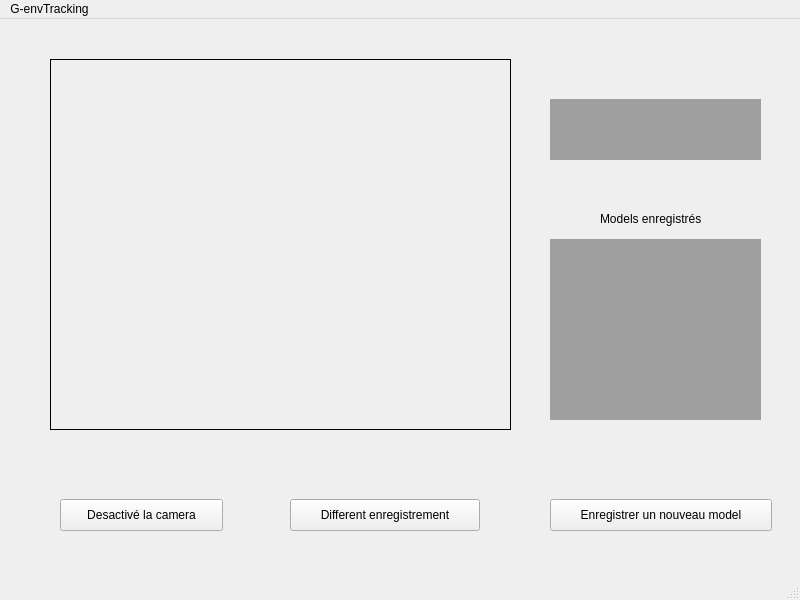
<?xml version="1.0" encoding="UTF-8"?>
<ui version="4.0">
 <class>MainWindow</class>
 <widget class="QMainWindow" name="MainWindow">
  <property name="geometry">
   <rect>
    <x>0</x>
    <y>0</y>
    <width>800</width>
    <height>600</height>
   </rect>
  </property>
  <property name="windowTitle">
   <string>MainWindow</string>
  </property>
  <widget class="QWidget" name="centralwidget">
   <widget class="QPushButton" name="pushButton">
    <property name="geometry">
     <rect>
      <x>60</x>
      <y>480</y>
      <width>163</width>
      <height>32</height>
     </rect>
    </property>
    <property name="text">
     <string>Desactivé la camera</string>
    </property>
   </widget>
   <widget class="QPushButton" name="pushButton_2">
    <property name="geometry">
     <rect>
      <x>290</x>
      <y>480</y>
      <width>190</width>
      <height>32</height>
     </rect>
    </property>
    <property name="text">
     <string>Different enregistrement</string>
    </property>
   </widget>
   <widget class="QPushButton" name="pushButton_3">
    <property name="geometry">
     <rect>
      <x>550</x>
      <y>480</y>
      <width>222</width>
      <height>32</height>
     </rect>
    </property>
    <property name="text">
     <string>Enregistrer un nouveau model</string>
    </property>
   </widget>
   <widget class="QMdiArea" name="mdiArea">
    <property name="geometry">
     <rect>
      <x>550</x>
      <y>220</y>
      <width>211</width>
      <height>181</height>
     </rect>
    </property>
   </widget>
   <widget class="QMdiArea" name="mdiArea_2">
    <property name="geometry">
     <rect>
      <x>550</x>
      <y>80</y>
      <width>211</width>
      <height>61</height>
     </rect>
    </property>
   </widget>
   <widget class="QWidget" name="opencvCam" native="true">
    <property name="geometry">
     <rect>
      <x>50</x>
      <y>40</y>
      <width>461</width>
      <height>371</height>
     </rect>
    </property>
    <property name="styleSheet">
     <string notr="true">border:1px solid;</string>
    </property>
   </widget>
   <widget class="QLabel" name="label">
    <property name="geometry">
     <rect>
      <x>600</x>
      <y>190</y>
      <width>121</width>
      <height>20</height>
     </rect>
    </property>
    <property name="text">
     <string>Models enregistrés</string>
    </property>
   </widget>
  </widget>
  <widget class="QMenuBar" name="menubar">
   <property name="geometry">
    <rect>
     <x>0</x>
     <y>0</y>
     <width>800</width>
     <height>22</height>
    </rect>
   </property>
   <widget class="QMenu" name="menuG_envTracking">
    <property name="title">
     <string>G-envTracking</string>
    </property>
   </widget>
   <addaction name="menuG_envTracking"/>
  </widget>
  <widget class="QStatusBar" name="statusbar"/>
 </widget>
 <resources/>
 <connections/>
</ui>
